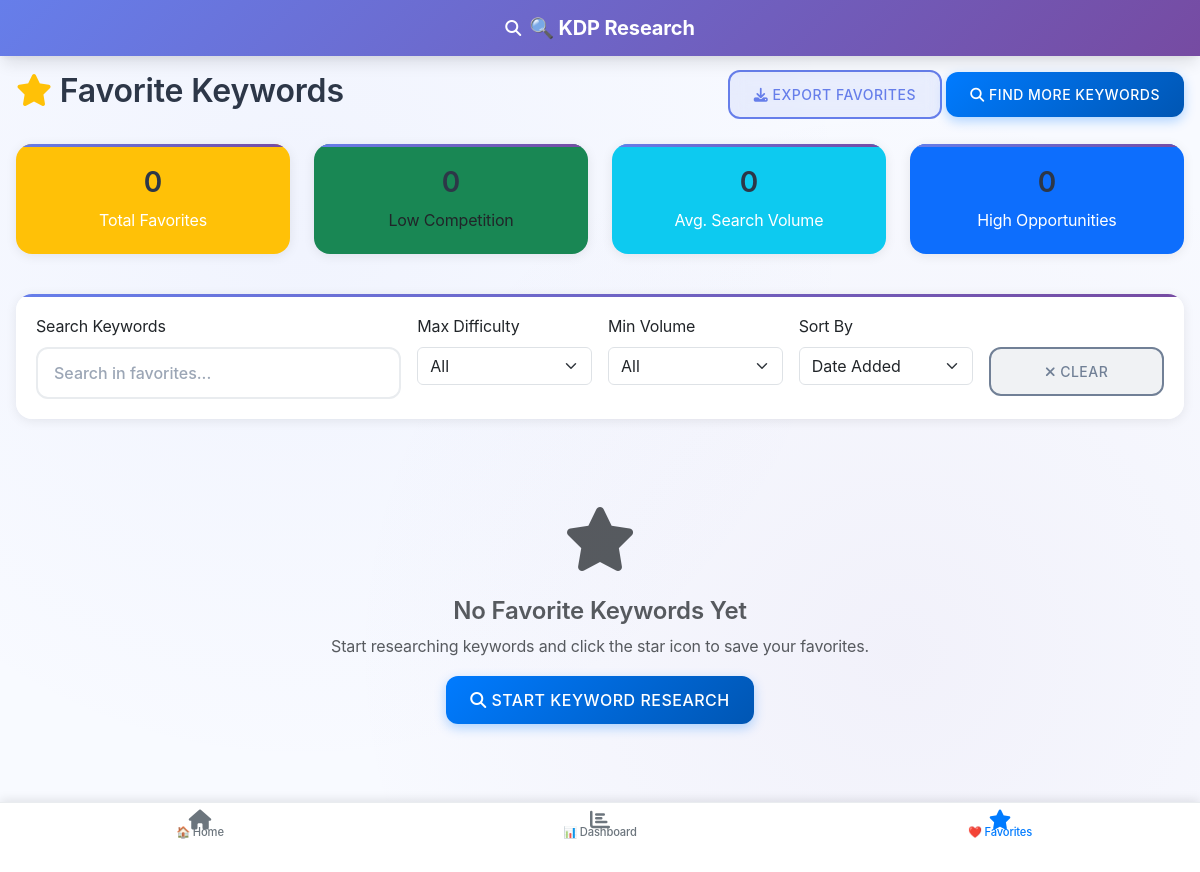
Page /favorites on the earlier database version.
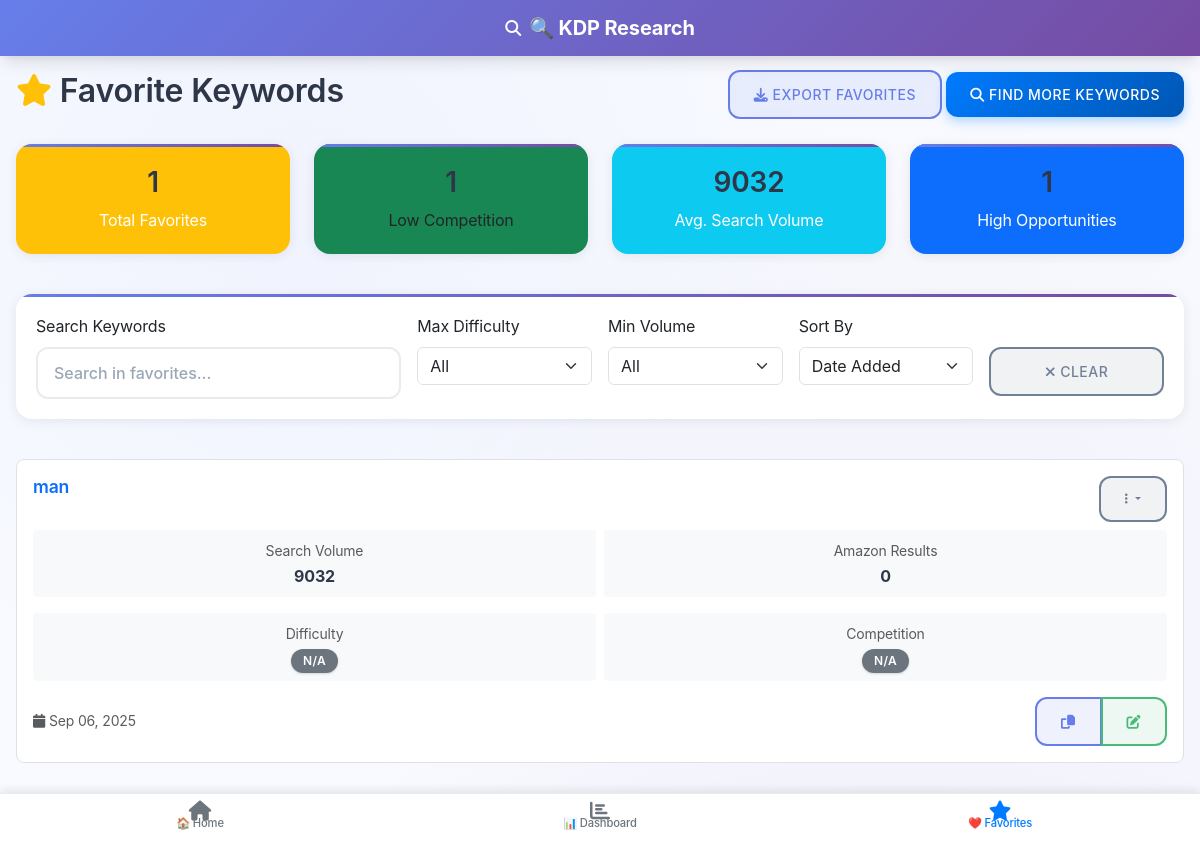
Same page on the later database version.
### models.py (models this page shows)
class Favorite(db.Model):
    id = db.Column(db.Integer, primary_key=True)
    keyword = db.Column(db.String(500), nullable=False)
    search_volume = db.Column(db.Integer, default=0)
    competition_score = db.Column(db.Float, default=0.0)
    difficulty_score = db.Column(db.Float, default=0.0)
    amazon_results = db.Column(db.Integer, default=0)
    created_at = db.Column(db.DateTime, default=datetime.utcnow)
    notes = db.Column(db.Text)

### routes.py (the view)
@app.route('/favorites')
def favorites():
    favorites_list = Favorite.query.order_by(Favorite.created_at.desc()).all()
    return render_template('favorites.html', favorites=favorites_list)

### app.py (called while the page is built, shortened)
@app.template_filter('abbreviate_number')
def abbreviate_number_filter(value):
    if not value:
        return '0'

### routes.py (called while the page is built, shortened)
@app.template_global('get_difficulty_color')
def get_difficulty_color(score):
    if not score:
        return 'secondary'

@app.template_global('get_competition_color')
def get_competition_color(score):
    if not score:
        return 'secondary'

### templates/favorites.html (shortened to what the changed rows need)
{% extends "base.html" %}
{% block content %}
<div class="row">
    <div class="col-12">
        <div class="d-flex justify-content-between align-items-center mb-4">
            <h2>
                <i class="fas fa-star text-warning"></i>
                Favorite Keywords
            </h2>
        </div>
    </div>
</div>
<div class="row mb-4">
    <div class="col-md-3">
        <div class="card bg-warning text-white text-center">
            <div class="card-body">
                <h3>{{ favorites|length }}</h3>
                <p class="mb-0">Total Favorites</p>
            </div>
        </div>
    </div>
    <div class="col-md-3">
        <div class="card bg-success text-center">
            <div class="card-body">
                <h3>{{ favorites|selectattr('difficulty_score', 'lt', 50)|list|length }}</h3>
                <p class="mb-0">Low Competition</p>
            </div>
        </div>
    </div>
    <div class="col-md-3">
        <div class="card bg-info text-white text-center">
            <div class="card-body">
                <h3>{{ (favorites|sum(attribute='search_volume') / favorites|length)|round|int if favorites else 0 }}</h3>
                <p class="mb-0">Avg. Search Volume</p>
            </div>
        </div>
    </div>
    <div class="col-md-3">
        <div class="card bg-primary text-white text-center">
            <div class="card-body">
                <h3>{{ favorites|selectattr('difficulty_score', 'lt', 40)|selectattr('search_volume', 'gt', 100)|list|length }}</h3>
                <p class="mb-0">High Opportunities</p>
            </div>
        </div>
    </div>
</div>
<div class="row">
    <div class="col-12">
        {% if favorites %}
            <div id="favoritesGrid" class="favorites-grid">
                {% for favorite in favorites %}
                <div class="favorite-card" data-keyword="{{ favorite.keyword }}" data-difficulty="{{ favorite.difficulty_score }}" data-volume="{{ favorite.search_volume }}">
                    <div class="d-flex justify-content-between align-items-start mb-2">
                        <h6 class="keyword-title mb-0">{{ favorite.keyword }}</h6>
                        <div class="dropdown">
                            <button class="btn btn-sm btn-outline-secondary dropdown-toggle" type="button" data-bs-toggle="dropdown">
                                <i class="fas fa-ellipsis-v"></i>
                            </button>
                        </div>
                    </div>
                    <div class="row g-2 mb-3">
                        <div class="col-6">
                            <div class="metric">
                                <small class="text-muted">Search Volume</small>
                                <div class="fw-bold">{{ favorite.search_volume or 0 }}</div>
                            </div>
                        </div>
                        <div class="col-6">
                            <div class="metric">
                                <small class="text-muted">Amazon Results</small>
                                <div class="fw-bold">{{ (favorite.amazon_results or 0)|abbreviate_number }}</div>
                            </div>
                        </div>
                    </div>
                    <div class="row g-2 mb-3">
                        <div class="col-6">
                            <div class="metric">
                                <small class="text-muted">Difficulty</small>
                                <div>
                                    <span class="badge bg-{{ get_difficulty_color(favorite.difficulty_score) }}">
                                        {{ favorite.difficulty_score|round(1) if favorite.difficulty_score else 'N/A' }}
                                    </span>
                                </div>
                            </div>
                        </div>
                        <div class="col-6">
                            <div class="metric">
                                <small class="text-muted">Competition</small>
                                <div>
                                    <span class="badge bg-{{ get_competition_color(favorite.competition_score) }}">
                                        {{ favorite.competition_score|round(1) if favorite.competition_score else 'N/A' }}
                                    </span>
                                </div>
                            </div>
                        </div>
                    </div>
                    <div class="d-flex justify-content-between align-items-center">
                        <small class="text-muted">
                            <i class="fas fa-calendar"></i>
                            {{ favorite.created_at.strftime('%b %d, %Y') }}
                        </small>
                        <div class="btn-group btn-group-sm">
                            <button class="btn btn-outline-primary" onclick="copyKeyword('{{ favorite.keyword }}')">
                                <i class="fas fa-copy"></i>
                            </button>
                            <button class="btn btn-outline-success" onclick="addNotes('{{ favorite.keyword }}')">
                                <i class="fas fa-edit"></i>
                            </button>
                        </div>
                    </div>
                </div>
                {% endfor %}
            </div>
        {% else %}
            <div class="text-center py-5">
                <div class="mb-4">
                    <i class="fas fa-star fa-4x text-muted"></i>
                </div>
                <h4 class="text-muted">No Favorite Keywords Yet</h4>
                <p class="text-muted">Start researching keywords and click the star icon to save your favorites.</p>
                <a href="{{ url_for('index') }}" class="btn btn-primary btn-lg">
                    <i class="fas fa-search"></i> Start Keyword Research
                </a>
            </div>
        {% endif %}
    </div>
</div>
{% endblock %}

Differences in the rows shown:
added Favorite: keyword "man", search_volume "9032", amazon_results "0", difficulty_score "N/A", competition_score "N/A", created_at "Sep 06, 2025"
Other differences:
{{ favorites|length }}: "0" → "1"
{{ favorites|selectattr('difficulty_score', 'lt', 50)|list|length }}: "0" → "1"
text no longer shown: "0 0 No Favorite Keywords Yet Start researching keywords and click the star icon to save your favorites. START KEYWORD RESEARCH"
text now shown: "9032 1"
